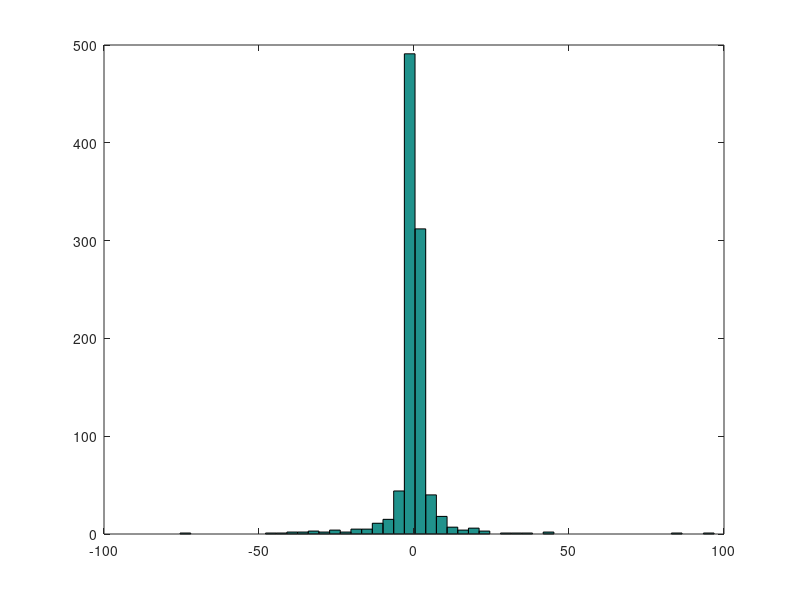
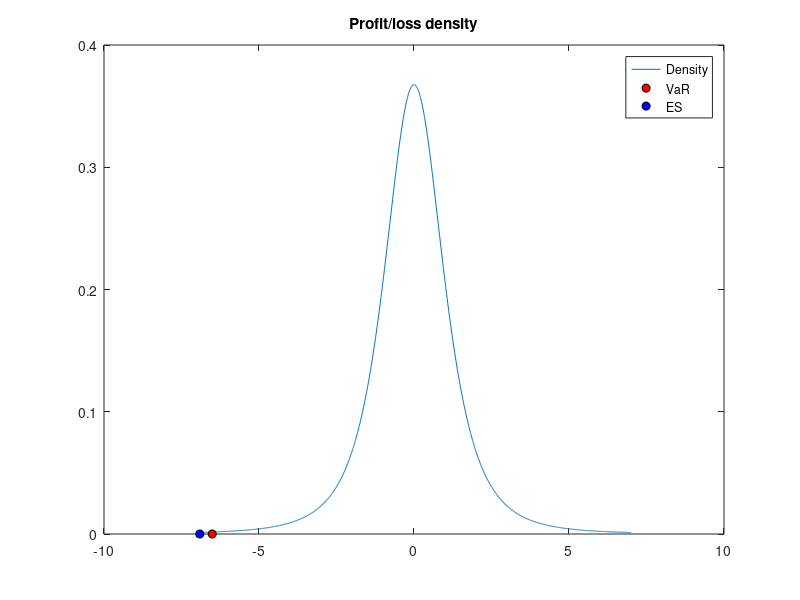

Write MATLAB code to recreate these figures, in order. (Note: this script raises an error after producing the figures.)
n = 1000;
df = 1;
t_sample = random('t',df,[n,1]);
L100 = length(t_sample(abs(t_sample)<100));
hist(t_sample(abs(t_sample)<100), 50)

t_pdf = @(v,x) gamma((v+1)/2)/(sqrt(v*pi)*gamma(v/2)).*(1+(x.^2)/v).^(-(v+1)/2);
n_pdf = @(x) exp(-x.^2/2)./sqrt(2*pi);

x= -7:0.01:7;
t_v3 = t_pdf(3,x);
figure(2)
plot(x,t_v3)
title('Profit/loss density')
VaR_5 =  quantile(t_v3,0.05);
I = find(t_v3(t_v3<VaR_5));
max(I)
hold on
plot(x(1,50),0,'ko','MarkerFaceColor','r','MarkerSize',6);
plot(x(1,10),0,'ko','MarkerFaceColor','b','MarkerSize',6);
hold off
legend('Density','VaR','ES')


t_v100 = t_pdf(100,x);
t_v200 = t_pdf(200,x);


n_plot = n_pdf(x); 
hold on
plot(x,t_v1, 'b')
plot(x,t_v100,'r')
plot(x, n_plot, 'k')
hold off

plot(x,t_v200-n_plot,'r')

% Caychy
x = -10:0.01:10;
c = 1./(pi*(1+x.^2));
%%%%%%%%%%%%%%%%%%%%%%%%%%
v = [1,2,5,10,100];
g = length(v);

t_sample = @(df) random('t',df,[n,1]);
T = arrayfun(@(df)t_sample(v(df)), 1:g, 'un', 0);
T = cell2mat(T);


for ii = 1:g
    figure(ii)
    [A,B] = hist(T(:,ii),50);
    scatter(B,A)
end

%%%%%%%%%%%%%%%%%%%%%%%%%%
df = 8;
phi = randn(n,1);
Y_inv = random('gam',df/2,2/df,[n,1]);
Y = 1./Y_inv;
X = sqrt(Y).*phi;
T = random('t',df,[n,1]);

figure(1)
hist(X, 50)


figure(2)
hist(T, 50)

%%%%%%%%%%%%%%%%%%%%%%%%%%
df = 2;
prec = random('gam',df/2,df/2,[n,1]);
sigma = (1./prec).^(0.5);
mu = zeros(n,1);
n_sample = random('norm',mu,sigma);


%%%%%%%%%%%%%%%%%%%%%%%%%%
chi2_sample =  random('chi2',df,[n,1]);
gamma_sample = random('gam',df/2,2,[n,1]);

figure(1)
hist(chi2_sample, 50)

figure(2)
hist(gamma_sample, 50)